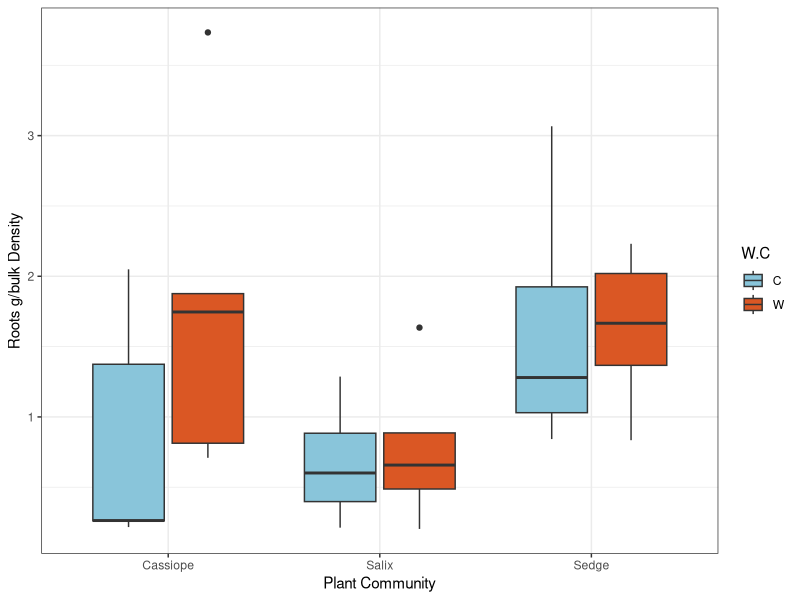
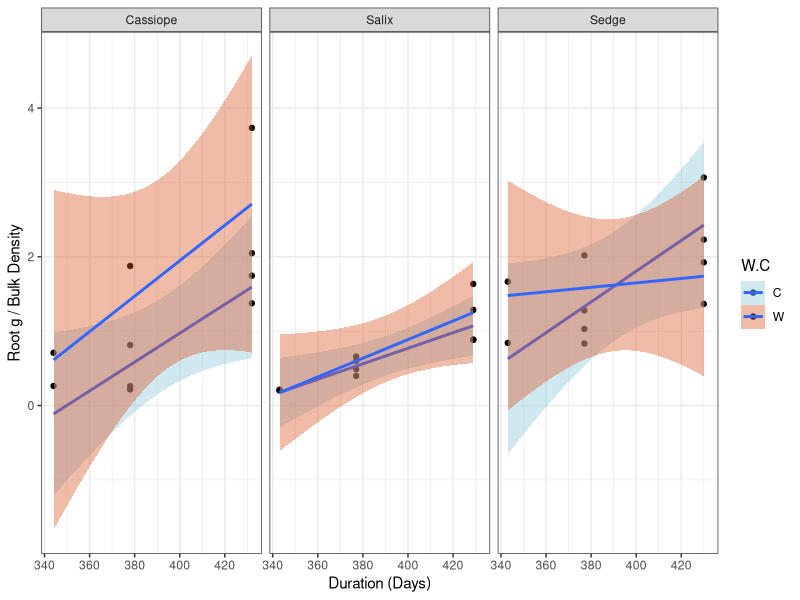
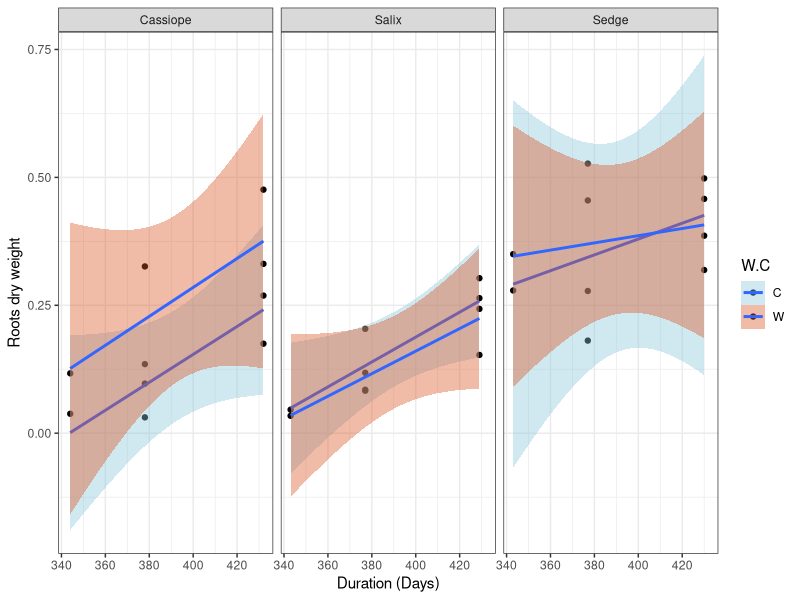
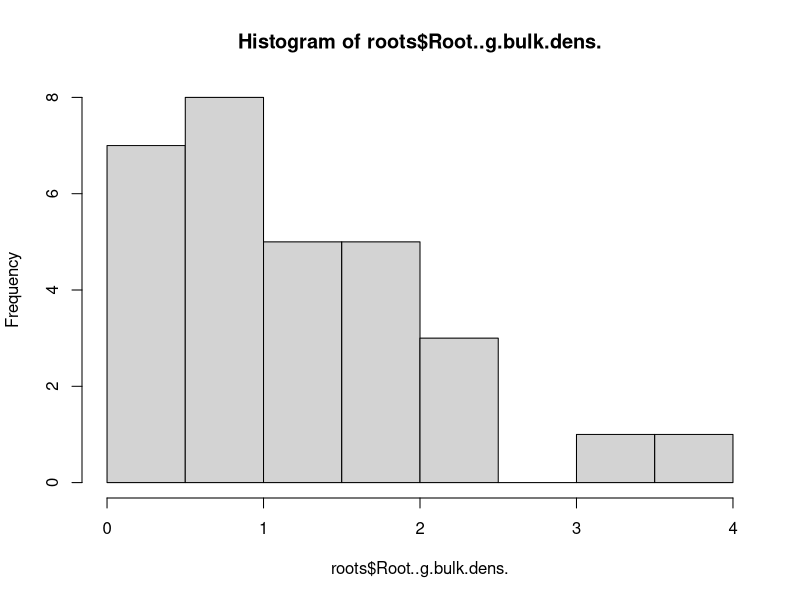
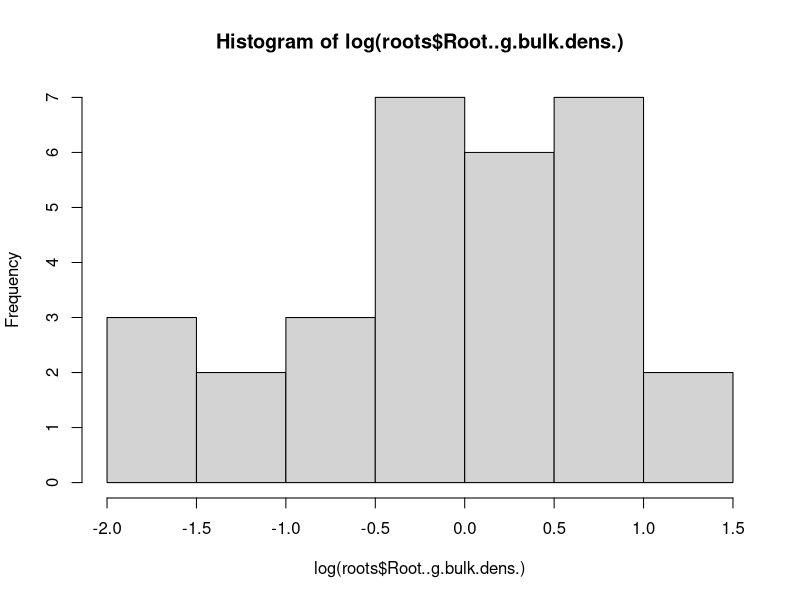
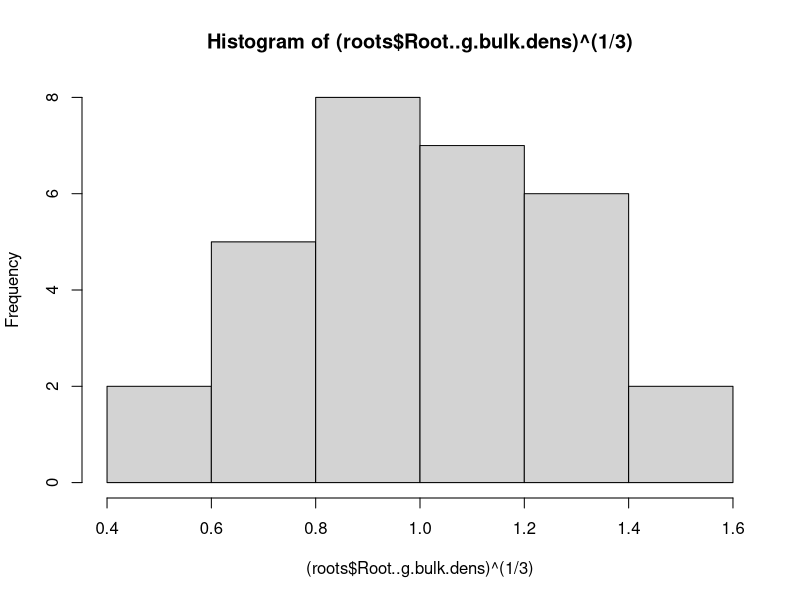

Reproduce these figures in R, in order.
# Starting analysis on Root Core Data October 2023

library(ggplot2)
library(tidyr)
library(dplyr)
library(tidyverse)
library(lubridate)
library(lme4)
library(lmerTest)

setwd("/Users/mfilewych1/Documents/GitHub/Garibaldi/Root_cores_analysis")
roots <- read.csv("Alpine_cores_names_2023_Complete.csv")

str(roots)
names(roots)

#changing Meadow to Sedge
roots <- mutate(roots, Subsite = if_else(Subsite== "Meadow", "Sedge", Subsite))

#adding new colum with duration of cores in the ground
roots <-mutate(roots, Time_in_ground=interval(mdy(Date.of.installment), mdy(Date.of.removal))) %>% 
mutate(., Duration= int_length(Time_in_ground)/86400) %>%
  mutate(., Season=case_when(Duration<360 ~ "Early Summer",
                             Duration>400 ~ "Late Summer",
                             TRUE ~"Mid Summer"))
              
# plots
ggplot(roots, aes(x=Subsite, y=Root..g.bulk.dens., fill=W.C))+
  geom_boxplot(aes(fill=W.C))+
  ylab("Roots g/bulk Density")+ theme_bw() + xlab("Plant Community") +
  scale_fill_manual(values=c( "#89C5DA", "#DA5724")) #+


ggplot(roots, aes(x=Duration, y=roots$Root..g.bulk.dens., fill=W.C))+
  geom_point(aes(fill=W.C))+
  geom_smooth(method="lm")+
  facet_wrap(~Subsite)+
  ylab("Root g / Bulk Density")+ theme_bw() + xlab("Duration (Days)") +
  scale_fill_manual(values=c( "#89C5DA", "#DA5724")) #+

ggplot(roots, aes(x=Duration, y=Roots.dry.weight..g., fill=W.C))+
  geom_point(aes(fill=W.C))+
  geom_smooth(method="lm")+
  facet_wrap(~Subsite)+
  ylab("Roots dry weight")+ theme_bw() + xlab("Duration (Days)") +
  scale_fill_manual(values=c( "#89C5DA", "#DA5724")) #+

# ANOVA analysis

# check distribution
hist(roots$Root..g.bulk.dens.)
#Check transformation to normal
hist(log(roots$Root..g.bulk.dens.))
hist((roots$Root..g.bulk.dens)^(1/3)) 
roots <- mutate(roots, RootsBulkCubr = Root..g.bulk.dens.^(1/3))

ModelA <- aov(data = roots , formula = RootsBulkCubr ~ Subsite*W.C*Season)
summary(ModelA)
TukeyHSD(ModelA)

# linear  model
LinearA <- lm(data = roots, formula = roots$RootsBulkCubr ~ Duration*Subsite*W.C)
summary(LinearA)
